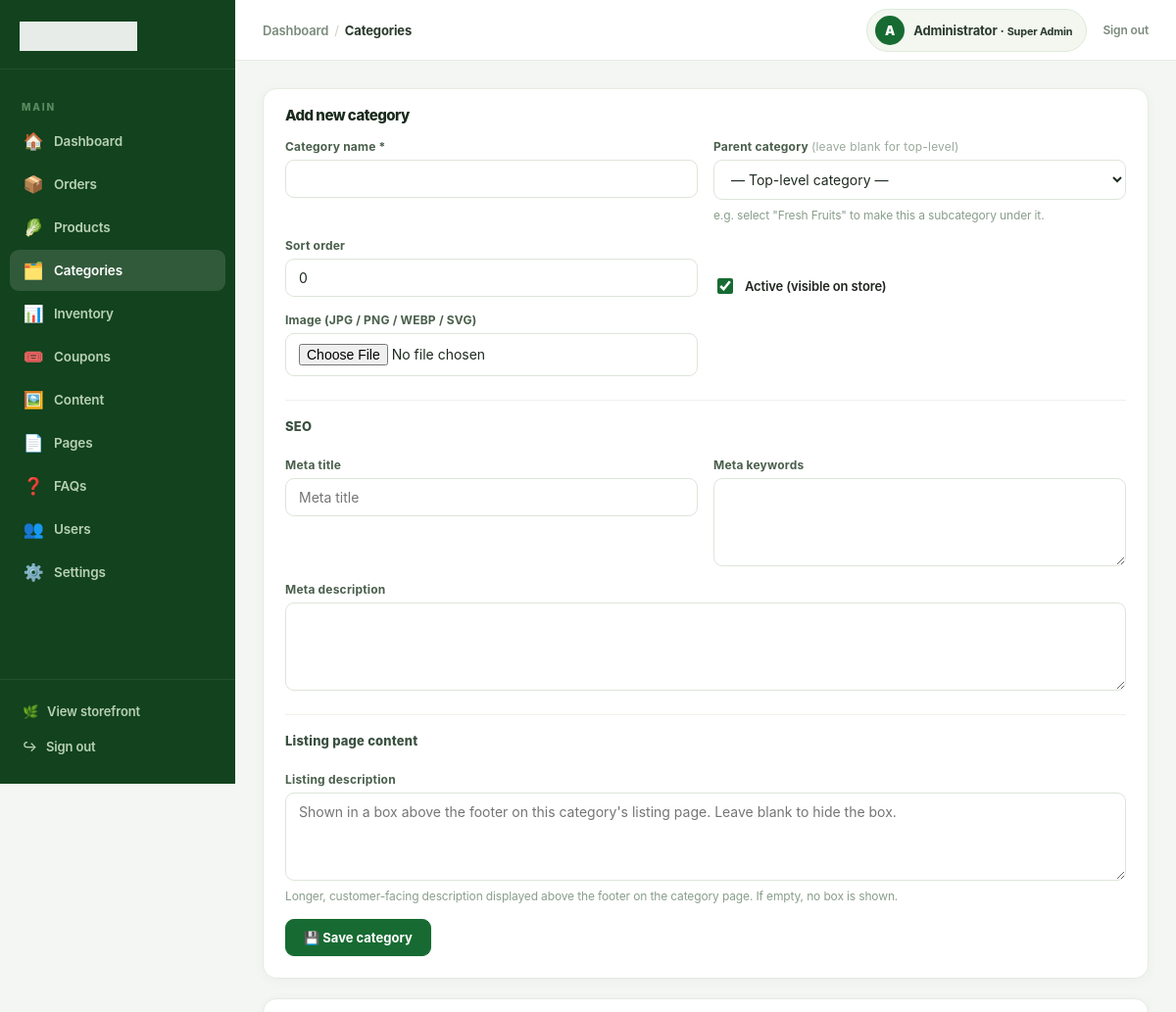
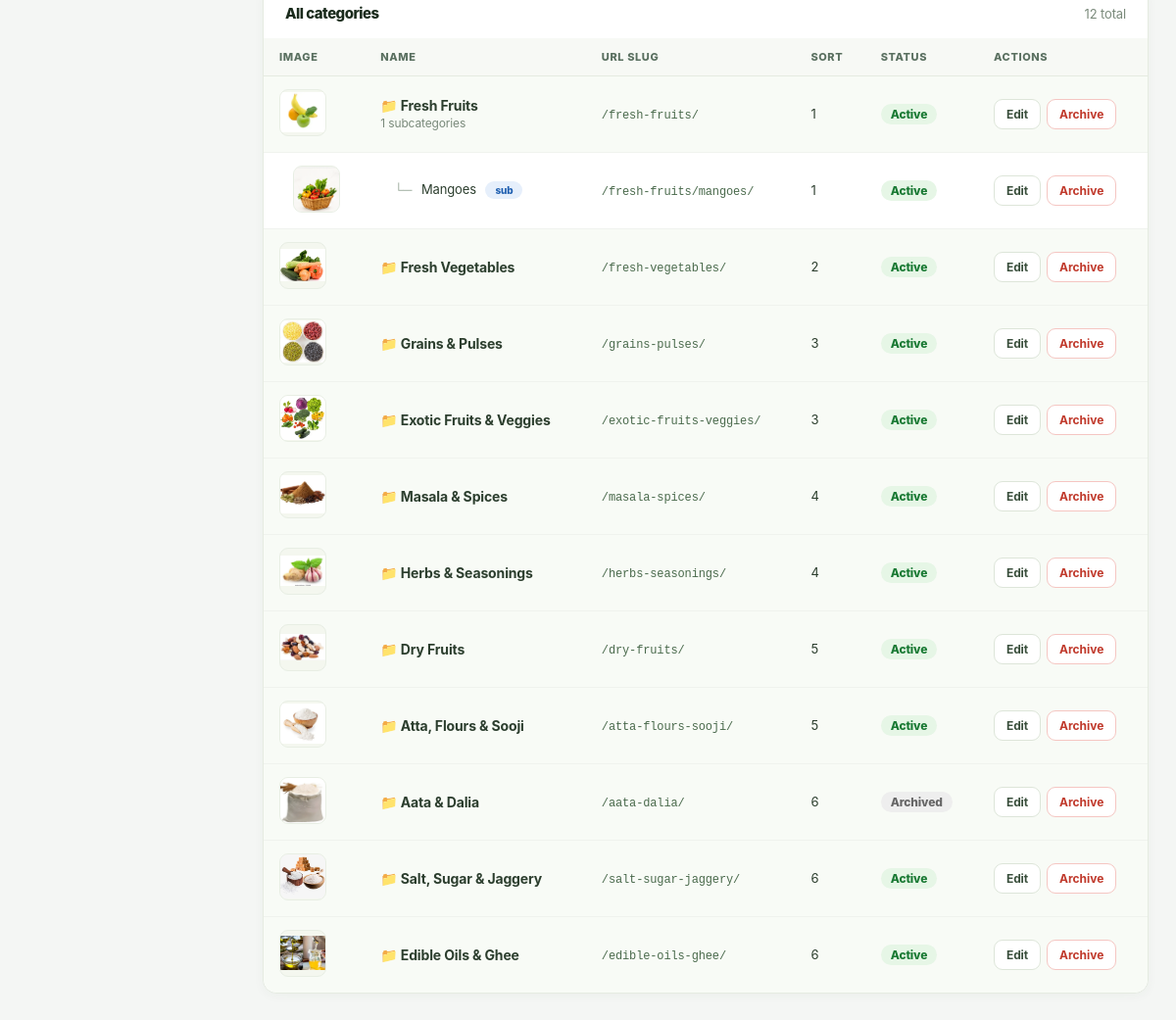
Screenshot of /admin/categories.php (signed in) with the database file from the repository (2 pictures, top to bottom).
### tables this page shows
CREATE TABLE `users` (
  `id` bigint(20) UNSIGNED NOT NULL,
  `name` varchar(120) NOT NULL,
  `first_name` varchar(80) DEFAULT NULL,
  `last_name` varchar(80) DEFAULT NULL,
  `email` varchar(190) DEFAULT NULL,
  `phone` varchar(20) DEFAULT NULL,
  `avatar` varchar(500) DEFAULT NULL,
  `password_hash` varchar(255) DEFAULT NULL,
  `provider` enum('local','google','facebook') NOT NULL DEFAULT 'local',
  `provider_id` varchar(190) DEFAULT NULL,
  `role_slug` varchar(80) NOT NULL DEFAULT 'customer',
  `points` int(10) UNSIGNED NOT NULL DEFAULT 0,
  `wallet_balance` decimal(10,2) NOT NULL DEFAULT 0.00,
  `remember_token_hash` varchar(255) DEFAULT NULL,
  `referral_code` varchar(32) DEFAULT NULL,
  `referred_by` bigint(20) UNSIGNED DEFAULT NULL,
  `is_active` tinyint(1) NOT NULL DEFAULT 1,
  `remarks` text DEFAULT NULL,
  `created_at` timestamp NOT NULL DEFAULT current_timestamp(),
  `updated_at` timestamp NOT NULL DEFAULT current_timestamp() ON UPDATE current_timestamp()
);

CREATE TABLE `categories` (
  `id` int(10) UNSIGNED NOT NULL,
  `parent_id` int(10) UNSIGNED DEFAULT NULL,
  `name` varchar(120) NOT NULL,
  `slug` varchar(140) NOT NULL,
  `image` varchar(255) DEFAULT NULL,
  `is_active` tinyint(1) DEFAULT 1,
  `sort_order` int(11) DEFAULT 0,
  `meta_title` varchar(180) DEFAULT NULL,
  `meta_description` varchar(320) DEFAULT NULL,
  `meta_keywords` varchar(500) DEFAULT NULL,
  `listing_description` text DEFAULT NULL
);

### config/config.php (called while the page is built, shortened)
<?php
function e(?string $v):string{return htmlspecialchars($v??'',ENT_QUOTES,'UTF-8');}
function url(string $p=''):string{return BASE_URL.ltrim($p,'/');}
function asset_url(?string $p):string{if(!$p)return url('assets/images/products/no-product-basket.png');return preg_match('~^https?://~i',$p)?$p:url($p);}

### admin/categories.php (the view, shortened to what this page needs)
<?php
$pdo = db();
$edit = null;
$allCats = $pdo->query('SELECT * FROM categories ORDER BY sort_order,id')->fetchAll();
$parents  = array_filter($allCats, fn($c) => !$c['parent_id']);
$children = [];
foreach ($allCats as $c) {
    if ($c['parent_id']) $children[$c['parent_id']][] = $c;
}
$adminSection = 'categories';
$adminCrumbs  = [['label' => 'Categories']];
include __DIR__.'/../includes/admin-header.php';
?>
<div class="ap-card">
  <div class="ap-card-header">
    <h2 class="ap-card-title"><?= $edit ? 'Edit category' : 'Add new category' ?></h2>
  </div>
  <div class="ap-card-body">
    <form class="ap-form" method="post" enctype="multipart/form-data">
      <div class="ap-form-grid">
        <div class="ap-field">
          <label class="ap-label">Category name *</label>
          <input class="ap-input" name="name" value="<?= e($edit['name'] ?? '') ?>" required>
        </div>
        <div class="ap-field">
          <label class="ap-label">
            Parent category
            <span style="font-weight:400;color:#9aaa9b">(leave blank for top-level)</span>
          </label>
          <select class="ap-select" name="parent_id">
            <option value="">— Top-level category —</option>
          </select>
          <span class="ap-hint">e.g. select "Fresh Fruits" to make this a subcategory under it.</span>
        </div>
        <div class="ap-field">
          <label class="ap-label">Sort order</label>
          <input class="ap-input" name="sort_order" type="number"
                 value="<?= e((string)($edit['sort_order'] ?? 0)) ?>">
        </div>
        <div class="ap-field" style="align-self:end;">
          <label class="ap-check-row">
            <input type="checkbox" name="active"
                   <?= !isset($edit['is_active']) || $edit['is_active'] ? 'checked' : '' ?>>
            Active (visible on store)
          </label>
        </div>
        <div class="ap-field">
          <label class="ap-label">Image (JPG / PNG / WEBP / SVG)</label>
          <input class="ap-input" type="file" name="image"
                 accept="image/jpeg,image/png,image/webp,image/svg+xml">
        </div>
      </div>
      <div class="ap-section-title">SEO</div>
      <div class="ap-form-grid">
        <div class="ap-field">
          <label class="ap-label">Meta title</label>
          <input class="ap-input" name="meta_title"
                 value="<?= e($edit['meta_title'] ?? '') ?>" placeholder="Meta title">
        </div>
        <div class="ap-field">
          <label class="ap-label">Meta keywords</label>
          <textarea class="ap-textarea" name="meta_keywords"><?= e($edit['meta_keywords'] ?? '') ?></textarea>
        </div>
        <div class="ap-field ap-form-wide">
          <label class="ap-label">Meta description</label>
          <textarea class="ap-textarea" name="meta_description"><?= e($edit['meta_description'] ?? '') ?></textarea>
        </div>
      </div>
      <div class="ap-section-title">Listing page content</div>
      <div class="ap-form-grid">
        <div class="ap-field ap-form-wide">
          <label class="ap-label">Listing description</label>
          <textarea class="ap-textarea" name="listing_description" rows="4"
                    placeholder="Shown in a box above the footer on this category's listing page. Leave blank to hide the box."><?= e($edit['listing_description'] ?? '') ?></textarea>
          <span class="ap-hint">Longer, customer-facing description displayed above the footer on the category page. If empty, no box is shown.</span>
        </div>
      </div>
      <div><button class="ap-btn ap-btn-primary">💾 Save category</button></div>
    </form>
  </div>
</div>
<div class="ap-card">
  <div class="ap-card-header">
    <h2 class="ap-card-title">All categories</h2>
    <span style="font-size:13px;color:#7a8a7b;"><?= count($allCats) ?> total</span>
  </div>
  <div class="ap-card-body no-pad">
    <div class="ap-table-wrap">
      <table class="ap-table">
        <thead>
          <tr>
            <th>Image</th>
            <th>Name</th>
            <th>URL slug</th>
            <th>Sort</th>
            <th>Status</th>
            <th>Actions</th>
          </tr>
        </thead>
        <tbody>
          <?php foreach ($parents as $parent): ?>
          <tr style="background:#f8fbf6;">
            <td>
              <img class="thumb" src="<?= e(asset_url($parent['image'])) ?>" alt="">
            </td>
            <td>
              <b style="font-size:14px;">📁 <?= e($parent['name']) ?></b>
              <?php $childCount = count($children[$parent['id']] ?? []); ?>
              <?php if ($childCount): ?>
                <small style="color:#7a8a7b;"><?= $childCount ?> subcategories</small>
              <?php endif; ?>
            </td>
            <td><code style="font-size:12px;color:#4a6a4c;">/<?= e($parent['slug']) ?>/</code></td>
            <td><?= $parent['sort_order'] ?></td>
            <td>
              <span class="ap-badge <?= $parent['is_active'] ? 'ap-badge-green' : 'ap-badge-gray' ?>">
                <?= $parent['is_active'] ? 'Active' : 'Archived' ?>
              </span>
            </td>
            <td>
              <div style="display:flex;gap:6px;">
                <a class="ap-btn ap-btn-sm" href="?edit=<?= $parent['id'] ?>">Edit</a>
                <form method="post" style="display:inline">
                  <button class="ap-btn ap-btn-sm ap-btn-danger"
                          onclick="return confirm('Archive this category? Subcategories will become top-level.')">
                    Archive
                  </button>
                </form>
              </div>
            </td>
          </tr>
          <?php foreach (($children[$parent['id']] ?? []) as $child): ?>
          <tr>
            <td style="padding-left:30px;">
              <img class="thumb" src="<?= e(asset_url($child['image'])) ?>" alt="">
            </td>
            <td style="padding-left:30px;">
              <span style="color:#9aaa9b;margin-right:6px;">└─</span>
              <?= e($child['name']) ?>
              <span class="ap-badge ap-badge-blue" style="font-size:10px;margin-left:6px;">sub</span>
            </td>
            <td>
              <code style="font-size:12px;color:#4a6a4c;">/<?= e($parent['slug']) ?>/<?= e($child['slug']) ?>/</code>
            </td>
            <td><?= $child['sort_order'] ?></td>
            <td>
              <span class="ap-badge <?= $child['is_active'] ? 'ap-badge-green' : 'ap-badge-gray' ?>">
                <?= $child['is_active'] ? 'Active' : 'Archived' ?>
              </span>
            </td>
            <td>
              <div style="display:flex;gap:6px;">
                <a class="ap-btn ap-btn-sm" href="?edit=<?= $child['id'] ?>">Edit</a>
                <form method="post" style="display:inline">
                  <button class="ap-btn ap-btn-sm ap-btn-danger"
                          onclick="return confirm('Archive this subcategory?')">
                    Archive
                  </button>
                </form>
              </div>
            </td>
          </tr>
          <?php endforeach; ?>
          <?php endforeach; ?>
        </tbody>
      </table>
    </div>
  </div>
</div>
<?php include __DIR__.'/../includes/admin-footer.php'; ?>

### includes/admin-header.php (shortened to what this page needs)
<?php
$adminTitle   = $adminTitle   ?? 'Admin';
$adminSection = $adminSection ?? '';
$adminCrumbs  = $adminCrumbs  ?? [];
$_au = null;
if (is_logged_in()) {
    $_s = $pdo->prepare('SELECT first_name, last_name, role_slug FROM users WHERE id = ? LIMIT 1');
    $_s->execute([user_id()]);
    $_au = $_s->fetch();
}
$_auName  = trim(($_au['first_name'] ?? '') . ' ' . ($_au['last_name'] ?? '')) ?: 'Admin';
$_auRole  = ucwords(str_replace('_', ' ', $_au['role_slug'] ?? 'admin'));
$_auInit  = strtoupper(mb_substr($_auName, 0, 1));
$_navItems = [
    ['dashboard', '🏠', 'Dashboard',  url('admin/'),                 null],
    ['orders',    '📦', 'Orders',     url('admin/orders.php'),       'orders'],
    ['products',  '🥬', 'Products',   url('admin/products.php'),     'catalog'],
    ['categories','🗂️',  'Categories', url('admin/categories.php'),  'catalog'],
    ['inventory', '📊', 'Inventory',  url('admin/inventory.php'),    'catalog'],
    ['coupons',   '🎟️',  'Coupons',   url('admin/coupons.php'),      'settings'],
    ['content',   '🖼️',  'Content',   url('admin/content.php'),      'content'],
    ['pages',     '📄', 'Pages',      url('admin/pages.php'),        'content'],
    ['faqs',      '❓', 'FAQs',       url('admin/faqs.php'),         'content'],
    ['users',     '👥', 'Users',      url('admin/users.php'),        'users'],
    ['settings',  '⚙️',  'Settings',  url('admin/settings.php'),    'settings'],
];
?>
<!doctype html>
<html lang="en">
<head>
  <link rel="stylesheet" href="<?= url('assets/css/style.css') ?>?v=<?= time() ?>">
</head>
<body class="admin-body">
<div class="admin-shell">
  <aside class="admin-sidebar" id="adminSidebar">
    <div class="admin-brand">
      <img src="<?= url('assets/logo.png') ?>" alt="<?= e(APP_NAME) ?>">
    </div>
    <nav class="admin-nav">
      <div class="admin-nav-section">Main</div>
      <?php foreach ($_navItems as [$key, $icon, $label, $href, $perm]): ?>
        <a href="<?= e($href) ?>" class="<?= $adminSection === $key ? 'active' : '' ?>">
          <span class="nav-icon"><?= $icon ?></span>
          <?= e($label) ?>
        </a>
      <?php endforeach; ?>
    </nav>
    <div class="admin-sidebar-footer">
      <a href="<?= url() ?>" target="_blank">
        <span class="nav-icon">🌿</span> View storefront
      </a>
      <a href="<?= url('admin/logout.php') ?>">
        <span class="nav-icon">↪</span> Sign out
      </a>
    </div>
  </aside>
  <div class="admin-main">
    <header class="admin-topbar">
      <div class="admin-topbar-left">
        <?php if ($adminCrumbs): ?>
          <nav class="admin-breadcrumb" aria-label="Breadcrumb">
            <a href="<?= url('admin/') ?>">Dashboard</a>
            <?php foreach ($adminCrumbs as $_crumb): ?>
              <span class="sep">/</span>
              <?php if (!empty($_crumb['url'])): ?>
                <a href="<?= e($_crumb['url']) ?>"><?= e($_crumb['label']) ?></a>
              <?php else: ?>
                <span class="current"><?= e($_crumb['label']) ?></span>
              <?php endif; ?>
            <?php endforeach; ?>
          </nav>
        <?php else: ?>
          <nav class="admin-breadcrumb">
            <span class="current"><?= e($adminTitle) ?></span>
          </nav>
        <?php endif; ?>
      </div>
      <div class="admin-topbar-right">
        <div class="admin-user-pill">
          <div class="admin-avatar"><?= e($_auInit) ?></div>
          <span><?= e($_auName) ?> &middot; <small><?= e($_auRole) ?></small></span>
        </div>
        <a href="<?= url('admin/logout.php') ?>">Sign out</a>
      </div>
    </header>
    <div class="admin-content">

### rows the page displays
users: _auInit "A", first_name "Administrator", role_slug "Super Admin"
categories: image (picture), name "Fresh Fruits", id "1", slug "fresh-fruits", sort_order "1", is_active "Active"
categories: name "Mangoes", slug "mangoes", sort_order "1", is_active "Active"
categories: image (picture), name "Fresh Vegetables", slug "fresh-vegetables", sort_order "2", is_active "Active"
categories: image (picture), name "Grains & Pulses", slug "grains-pulses", sort_order "3", is_active "Active"
categories: image (picture), name "Exotic Fruits & Veggies", slug "exotic-fruits-veggies", sort_order "3", is_active "Active"
categories: image (picture), name "Masala & Spices", slug "masala-spices", sort_order "4", is_active "Active"
categories: image (picture), name "Herbs & Seasonings", slug "herbs-seasonings", sort_order "4", is_active "Active"
categories: image (picture), name "Dry Fruits", slug "dry-fruits", sort_order "5", is_active "Active"
categories: image (picture), name "Atta, Flours & Sooji", slug "atta-flours-sooji", sort_order "5", is_active "Active"
categories: image (picture), name "Aata & Dalia", slug "aata-dalia", sort_order "6", is_active "Archived"
categories: image (picture), name "Salt, Sugar & Jaggery", slug "salt-sugar-jaggery", sort_order "6", is_active "Active"
categories: image (picture), name "Edible Oils & Ghee", slug "edible-oils-ghee", sort_order "6", is_active "Active"

### other values shown
$icon "🏠"
$label "Dashboard"
$icon "📦"
$label "Orders"
$icon "🥬"
$label "Products"
$icon "🗂️"
$label "Categories"
$icon "📊"
$label "Inventory"
$icon "🎟️"
$label "Coupons"
$icon "🖼️"
$label "Content"
$icon "📄"
